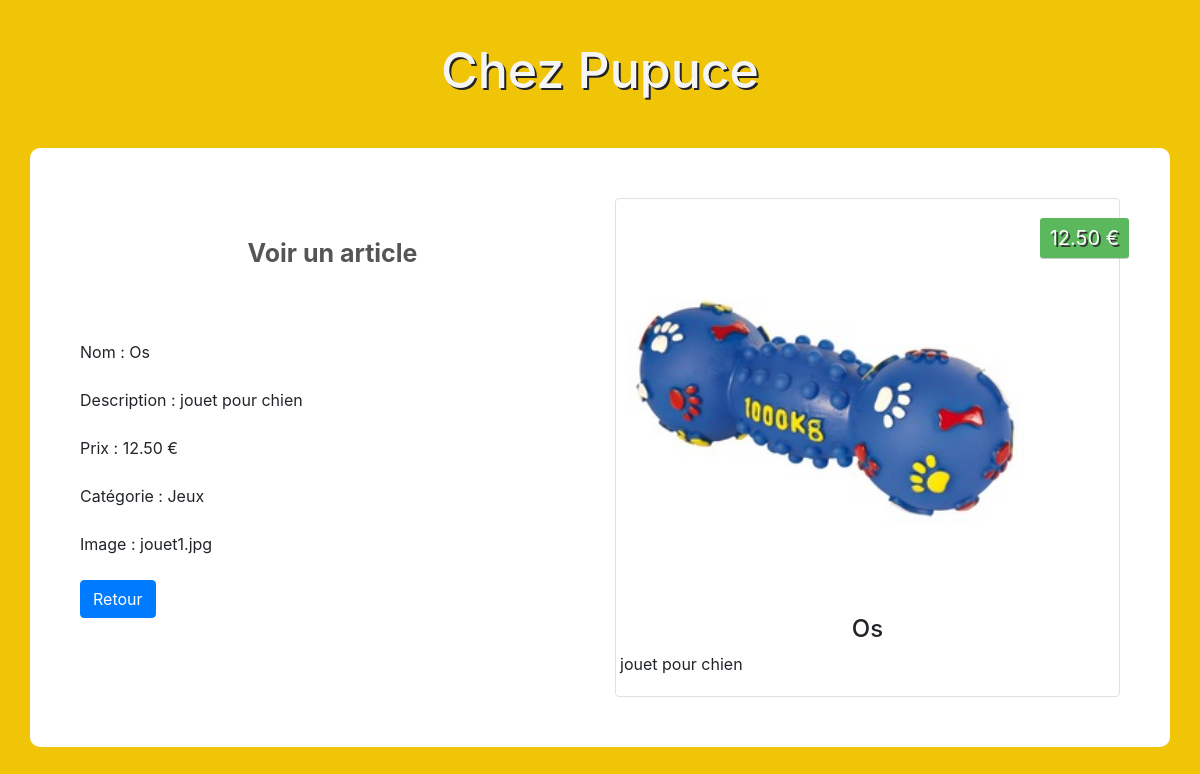
/admin/view.php?id=37, run on the app's committed database.
### tables this page shows
CREATE TABLE `items` (
  `id` int(11) NOT NULL,
  `name` varchar(100) NOT NULL,
  `description` varchar(255) NOT NULL,
  `price` float NOT NULL,
  `image` varchar(255) NOT NULL,
  `category` int(11) NOT NULL,
  `quantity` int(11) DEFAULT NULL,
  `code` varchar(255) NOT NULL
);

CREATE TABLE `categories` (
  `id` int(11) NOT NULL,
  `name` varchar(255) NOT NULL
);

### admin/view.php (the view, shortened to what this page needs)
<?php
    if(!empty($_GET['id']))
    {
        $id = checkInput($_GET['id']);
    }
    $db = Database::connect();
    $statement = $db->prepare('SELECT items.id, items.name, items.description, items.price, items.image, categories.name AS category FROM items LEFT JOIN categories ON items.category = categories.id WHERE items.id = ?');
    $statement->execute(array($id));
    $item = $statement->fetch();
    function checkInput($data)
    {
        $data = trim($data);
        $data = stripslashes($data);
        $data = htmlspecialchars($data);
        return $data;
    }
?>
<!DOCTYPE html>
<html lang="fr">
<head>
<link rel="stylesheet" href="https://cdnjs.cloudflare.com/ajax/libs/twitter-bootstrap/4.1.2/css/bootstrap.min.css">
<link rel="stylesheet" href="https://use.fontawesome.com/releases/v5.1.1/css/all.css">
<link rel="stylesheet" href="../style.css">
</head>
<body>
    <h1>Chez Pupuce</h1>
    <div class="container admin">
        <div class="row">
            <div class="col-sm-6">
                <h1 class="grey"><strong>Voir un article </strong></h1>
                <br>
                <form>
                    <div class="form-group">
                        <label>Nom :</label><?php echo ' ' . $item['name']; ?>
                    </div>
                    <div class="form-group">
                        <label>Description :</label><?php echo ' ' . $item['description']; ?>
                    </div>
                    <div class="form-group">
                        <label>Prix :</label><?php echo ' ' . number_format((float)$item['price'],2, '.' ,'') . ' €'; ?>
                    </div>
                    <div class="form-group">
                        <label>Catégorie :</label><?php echo ' ' . $item['category']; ?>
                    </div>
                    <div class="form-group">
                        <label>Image :</label><?php echo ' ' . $item['image']; ?>
                    </div>
                </form>
                <div class="form-actions">
                    <a class="btn btn-primary" href="index.php">Retour</a>
                </div>
        </div>
        <div class="col-sm-6 my-auto">
            <div class="img-thumbnail">
                <img src="<?php echo '../images/' . $item['image']; ?>" style="width: 80%;" class="m-2">
                <div class="price"><?php echo number_format((float)$item['price'],2, '.' ,''). ' €'; ?></div>
                <div class="caption">
                 <h4><?php echo $item['name']; ?></h4>
                 <p><?php echo $item['description']; ?></p>
                 </div>
             </div>
         </div>
    </div>
</body>
</html>

### style.css (style rules this page uses)
body, .navbar { background : rgb(240, 197, 8); }
h1 { color: whitesmoke; text-align: center; font-size: 50px; text-shadow: 2px 2px #222; padding: 40px 0px; }
.price { background: #5cb85c; box-shadow: 0 1px rgba(0,0,0,0.2); color: #fff; text-shadow: 2px 2px #333; position: absolute; right: 6px; top: 20px; padding: 5px 10px; font-size: 20px; border-radius: 3px; }
.caption > h4 { text-align: center; }
.admin { background: #fff; padding: 50px; border-radius: 10px; }
.grey { color: #555; font-size : 25px; text-shadow: none; }

### data on the page
items: name "Os", description "jouet pour chien", price "12.50", category.name "Jeux", image "jouet1.jpg", image (picture)
